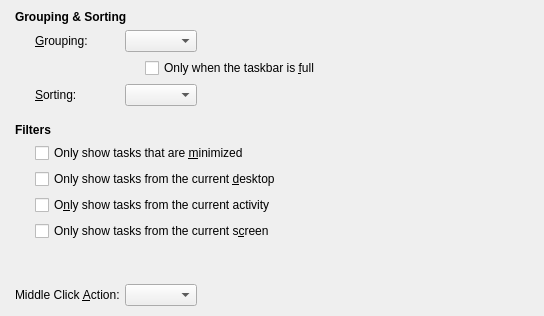
<?xml version="1.0" encoding="UTF-8"?>
<ui version="4.0">
 <class>General</class>
 <widget class="QWidget" name="General">
  <property name="geometry">
   <rect>
    <x>0</x>
    <y>0</y>
    <width>544</width>
    <height>316</height>
   </rect>
  </property>
  <property name="windowTitle">
   <string>General</string>
  </property>
  <property name="accessibleName">
   <string>General</string>
  </property>
  <layout class="QFormLayout" name="formLayout">
   <property name="fieldGrowthPolicy">
    <enum>QFormLayout::ExpandingFieldsGrow</enum>
   </property>
   <property name="leftMargin">
    <number>15</number>
   </property>
   <property name="topMargin">
    <number>10</number>
   </property>
   <property name="rightMargin">
    <number>15</number>
   </property>
   <property name="bottomMargin">
    <number>10</number>
   </property>
   <item row="0" column="0" colspan="2">
    <widget class="QLabel" name="groupingAndSportingLabel">
     <property name="font">
      <font>
       <weight>75</weight>
       <bold>true</bold>
      </font>
     </property>
     <property name="text">
      <string>Grouping &amp; Sorting</string>
     </property>
    </widget>
   </item>
   <item row="2" column="0">
    <widget class="QLabel" name="groupingLabel">
     <property name="text">
      <string>&amp;Grouping:</string>
     </property>
     <property name="indent">
      <number>20</number>
     </property>
     <property name="buddy">
      <cstring>groupingStrategy</cstring>
     </property>
    </widget>
   </item>
   <item row="2" column="1">
    <widget class="QComboBox" name="groupingStrategy">
     <property name="enabled">
      <bool>true</bool>
     </property>
    </widget>
   </item>
   <item row="5" column="1">
    <layout class="QHBoxLayout" name="horizontalLayout_3">
     <item>
      <spacer name="horizontalSpacer_4">
       <property name="orientation">
        <enum>Qt::Horizontal</enum>
       </property>
       <property name="sizeType">
        <enum>QSizePolicy::Fixed</enum>
       </property>
       <property name="sizeHint" stdset="0">
        <size>
         <width>20</width>
         <height>0</height>
        </size>
       </property>
      </spacer>
     </item>
     <item>
      <widget class="QCheckBox" name="onlyGroupWhenFull">
       <property name="text">
        <string>Only when the taskbar is &amp;full</string>
       </property>
      </widget>
     </item>
    </layout>
   </item>
   <item row="7" column="0">
    <widget class="QLabel" name="sortingLabel">
     <property name="text">
      <string>&amp;Sorting:</string>
     </property>
     <property name="indent">
      <number>20</number>
     </property>
     <property name="buddy">
      <cstring>sortingStrategy</cstring>
     </property>
    </widget>
   </item>
   <item row="7" column="1">
    <widget class="QComboBox" name="sortingStrategy"/>
   </item>
   <item row="8" column="0" colspan="2">
    <spacer name="verticalSpacer">
     <property name="orientation">
      <enum>Qt::Vertical</enum>
     </property>
     <property name="sizeType">
      <enum>QSizePolicy::Fixed</enum>
     </property>
     <property name="sizeHint" stdset="0">
      <size>
       <width>20</width>
       <height>5</height>
      </size>
     </property>
    </spacer>
   </item>
   <item row="9" column="0" colspan="2">
    <widget class="QLabel" name="filtersLabel">
     <property name="font">
      <font>
       <weight>75</weight>
       <bold>true</bold>
      </font>
     </property>
     <property name="text">
      <string>Filters</string>
     </property>
    </widget>
   </item>
   <item row="10" column="0" colspan="2">
    <layout class="QHBoxLayout" name="horizontalLayout_6">
     <item>
      <spacer name="horizontalSpacer_6">
       <property name="orientation">
        <enum>Qt::Horizontal</enum>
       </property>
       <property name="sizeType">
        <enum>QSizePolicy::Fixed</enum>
       </property>
       <property name="sizeHint" stdset="0">
        <size>
         <width>20</width>
         <height>0</height>
        </size>
       </property>
      </spacer>
     </item>
     <item>
      <widget class="QCheckBox" name="showOnlyMinimized">
       <property name="text">
        <string>Only show tasks that are &amp;minimized</string>
       </property>
      </widget>
     </item>
    </layout>
   </item>
   <item row="11" column="0" colspan="2">
    <layout class="QHBoxLayout" name="horizontalLayout_4">
     <item>
      <spacer name="horizontalSpacer_2">
       <property name="orientation">
        <enum>Qt::Horizontal</enum>
       </property>
       <property name="sizeType">
        <enum>QSizePolicy::Fixed</enum>
       </property>
       <property name="sizeHint" stdset="0">
        <size>
         <width>20</width>
         <height>0</height>
        </size>
       </property>
      </spacer>
     </item>
     <item>
      <widget class="QCheckBox" name="showOnlyCurrentDesktop">
       <property name="text">
        <string>Only show tasks from the current &amp;desktop</string>
       </property>
      </widget>
     </item>
    </layout>
   </item>
   <item row="13" column="0" colspan="2">
    <layout class="QHBoxLayout" name="horizontalLayout_5">
     <item>
      <spacer name="horizontalSpacer_5">
       <property name="orientation">
        <enum>Qt::Horizontal</enum>
       </property>
       <property name="sizeType">
        <enum>QSizePolicy::Fixed</enum>
       </property>
       <property name="sizeHint" stdset="0">
        <size>
         <width>20</width>
         <height>0</height>
        </size>
       </property>
      </spacer>
     </item>
     <item>
      <widget class="QCheckBox" name="showOnlyCurrentScreen">
       <property name="text">
        <string>Only show tasks from the current s&amp;creen</string>
       </property>
      </widget>
     </item>
    </layout>
   </item>
   <item row="14" column="0" colspan="2">
    <spacer name="verticalSpacer_2">
     <property name="orientation">
      <enum>Qt::Vertical</enum>
     </property>
     <property name="sizeHint" stdset="0">
      <size>
       <width>20</width>
       <height>5</height>
      </size>
     </property>
    </spacer>
   </item>
   <item row="15" column="0">
    <widget class="QLabel" name="middleClickActionLabel">
     <property name="text">
      <string>Middle Click &amp;Action:</string>
     </property>
     <property name="buddy">
      <cstring>middleClickAction</cstring>
     </property>
    </widget>
   </item>
   <item row="15" column="1">
    <widget class="QComboBox" name="middleClickAction">
     <property name="toolTip">
      <string>Action that should be performed when a task item is middle clicked.</string>
     </property>
    </widget>
   </item>
   <item row="12" column="0" colspan="2">
    <layout class="QHBoxLayout" name="horizontalLayout_7">
     <item>
      <spacer name="horizontalSpacer">
       <property name="orientation">
        <enum>Qt::Horizontal</enum>
       </property>
       <property name="sizeType">
        <enum>QSizePolicy::Fixed</enum>
       </property>
       <property name="sizeHint" stdset="0">
        <size>
         <width>20</width>
         <height>0</height>
        </size>
       </property>
      </spacer>
     </item>
     <item>
      <widget class="QCheckBox" name="showOnlyCurrentActivity">
       <property name="sizePolicy">
        <sizepolicy hsizetype="Minimum" vsizetype="Fixed">
         <horstretch>0</horstretch>
         <verstretch>0</verstretch>
        </sizepolicy>
       </property>
       <property name="text">
        <string>O&amp;nly show tasks from the current activity</string>
       </property>
      </widget>
     </item>
    </layout>
   </item>
  </layout>
 </widget>
 <tabstops>
  <tabstop>groupingStrategy</tabstop>
  <tabstop>onlyGroupWhenFull</tabstop>
  <tabstop>sortingStrategy</tabstop>
  <tabstop>showOnlyMinimized</tabstop>
  <tabstop>showOnlyCurrentDesktop</tabstop>
  <tabstop>showOnlyCurrentScreen</tabstop>
  <tabstop>middleClickAction</tabstop>
 </tabstops>
 <resources/>
 <connections/>
</ui>
